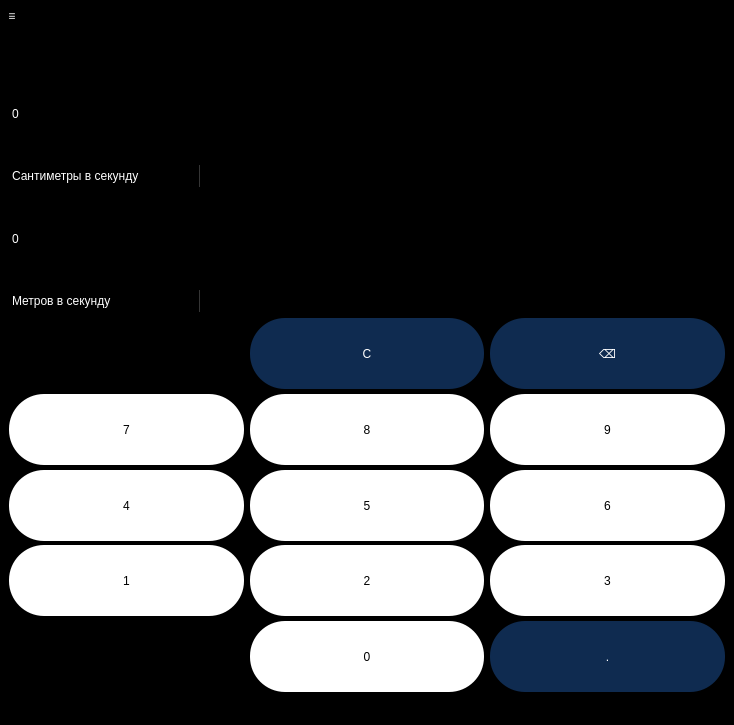
<?xml version="1.0" encoding="UTF-8"?>
<ui version="4.0">
 <class>MainWindow</class>
 <widget class="QMainWindow" name="MainWindow">
  <property name="geometry">
   <rect>
    <x>0</x>
    <y>0</y>
    <width>734</width>
    <height>725</height>
   </rect>
  </property>
  <property name="minimumSize">
   <size>
    <width>734</width>
    <height>725</height>
   </size>
  </property>
  <property name="maximumSize">
   <size>
    <width>734</width>
    <height>725</height>
   </size>
  </property>
  <property name="windowTitle">
   <string>MainWindow</string>
  </property>
  <property name="styleSheet">
   <string notr="true">background-color: rgb(0, 0, 0);
color: rgb(255, 255, 255);
selection-background-color: rgb(140, 140, 140);

</string>
  </property>
  <widget class="QWidget" name="centralwidget">
   <property name="minimumSize">
    <size>
     <width>734</width>
     <height>666</height>
    </size>
   </property>
   <property name="maximumSize">
    <size>
     <width>734</width>
     <height>666</height>
    </size>
   </property>
   <layout class="QVBoxLayout" name="verticalLayout">
    <item>
     <layout class="QVBoxLayout" name="verticalLayout_3">
      <item>
       <widget class="QLabel" name="resol">
        <property name="minimumSize">
         <size>
          <width>518</width>
          <height>20</height>
         </size>
        </property>
        <property name="maximumSize">
         <size>
          <width>518</width>
          <height>20</height>
         </size>
        </property>
        <property name="styleSheet">
         <string notr="true">background-color: rgb(0, 0, 0);
color: rgb(0, 0, 0);</string>
        </property>
        <property name="text">
         <string>TextLabel</string>
        </property>
       </widget>
      </item>
      <item>
       <widget class="QLineEdit" name="ans_space">
        <property name="enabled">
         <bool>false</bool>
        </property>
        <property name="minimumSize">
         <size>
          <width>0</width>
          <height>91</height>
         </size>
        </property>
        <property name="maximumSize">
         <size>
          <width>291</width>
          <height>91</height>
         </size>
        </property>
        <property name="styleSheet">
         <string notr="true">QLineEdit{
border: 1px solid black;
color: rgb(255, 255, 255);
	font: 75 65pt &quot;Yu Gothic UI Semibold&quot;;
}</string>
        </property>
        <property name="text">
         <string>0</string>
        </property>
       </widget>
      </item>
      <item>
       <widget class="QComboBox" name="comboBox_3">
        <property name="minimumSize">
         <size>
          <width>117</width>
          <height>22</height>
         </size>
        </property>
        <property name="maximumSize">
         <size>
          <width>191</width>
          <height>22</height>
         </size>
        </property>
        <property name="styleSheet">
         <string notr="true">QComboBox {
    border-radius: 3px;
    padding: 1px 18px 1px 3px;
	font: 75 10pt &quot;MS Shell Dlg 2&quot;;
    min-width: 6em;
}
QComboBox:editable {
    background: black;    /*white; red*/
}
QComboBox:!editable, QComboBox::drop-down:editable {
     background: qlineargradient(x1: 0, y1: 0, x2: 0, y2: 1,
                                 stop: 0 #000000, stop: 0.4 #000000,
                                 stop: 0.5 #000000, stop: 1.0 #000000);
}
/* QComboBox получает состояние `on`, когда всплывающее окно открыто  */
QComboBox:!editable:on, QComboBox::drop-down:editable:on {
    background: qlineargradient(x1: 0, y1: 0, x2: 0, y2: 1,
                                stop: 0 #000000, stop: 0.4 #000000,
                                stop: 0.5 #000000, stop: 1.0 #000000);
}
QComboBox:on { /* сдвиньте текст, когда всплывающее окно откроется */
    padding-top: 3px;
    padding-left: 4px;
}
QComboBox::drop-down {
    subcontrol-origin: padding;
    subcontrol-position: top right;
    width: 0px;
    border-left-width: 1px;
    border-left-color: #353535;
    border-left-style: solid;          /* просто одна строка */
    border-top-right-radius: 3px;      /* тот же радиус, что и QComboBox */
    border-bottom-right-radius: 3px;
}

QComboBox QAbstractItemView {
    border: 12px solid darkgray;
    selection-background-color: #353535;
}
QComboBox QListView {
    border: none;
}</string>
        </property>
        <item>
         <property name="text">
          <string>Сантиметры в секунду</string>
         </property>
        </item>
        <item>
         <property name="text">
          <string>Метров в секунду</string>
         </property>
        </item>
        <item>
         <property name="text">
          <string>Километров в час</string>
         </property>
        </item>
       </widget>
      </item>
      <item>
       <widget class="QLineEdit" name="ans_space2">
        <property name="enabled">
         <bool>false</bool>
        </property>
        <property name="minimumSize">
         <size>
          <width>0</width>
          <height>91</height>
         </size>
        </property>
        <property name="maximumSize">
         <size>
          <width>291</width>
          <height>91</height>
         </size>
        </property>
        <property name="styleSheet">
         <string notr="true">QLineEdit{
border: 1px solid black;
color: rgb(255, 255, 255);
	font: 75 65pt &quot;Yu Gothic UI Semibold&quot;;
}</string>
        </property>
        <property name="text">
         <string>0</string>
        </property>
       </widget>
      </item>
      <item>
       <widget class="QComboBox" name="comboBox_4">
        <property name="minimumSize">
         <size>
          <width>117</width>
          <height>22</height>
         </size>
        </property>
        <property name="maximumSize">
         <size>
          <width>191</width>
          <height>22</height>
         </size>
        </property>
        <property name="styleSheet">
         <string notr="true">QComboBox {
    border-radius: 3px;
    padding: 1px 18px 1px 3px;
	font: 75 10pt &quot;MS Shell Dlg 2&quot;;
    min-width: 6em;
}
QComboBox:editable {
    background: black;    /*white; red*/
}
QComboBox:!editable, QComboBox::drop-down:editable {
     background: qlineargradient(x1: 0, y1: 0, x2: 0, y2: 1,
                                 stop: 0 #000000, stop: 0.4 #000000,
                                 stop: 0.5 #000000, stop: 1.0 #000000);
}
/* QComboBox получает состояние `on`, когда всплывающее окно открыто  */
QComboBox:!editable:on, QComboBox::drop-down:editable:on {
    background: qlineargradient(x1: 0, y1: 0, x2: 0, y2: 1,
                                stop: 0 #000000, stop: 0.4 #000000,
                                stop: 0.5 #000000, stop: 1.0 #000000);
}
QComboBox:on { /* сдвиньте текст, когда всплывающее окно откроется */
    padding-top: 3px;
    padding-left: 4px;
}
QComboBox::drop-down {
    subcontrol-origin: padding;
    subcontrol-position: top right;
    width: 0px;
    border-left-width: 1px;
    border-left-color: #353535;
    border-left-style: solid;          /* просто одна строка */
    border-top-right-radius: 3px;      /* тот же радиус, что и QComboBox */
    border-bottom-right-radius: 3px;
}

QComboBox QAbstractItemView {
    border: 12px solid darkgray;
    selection-background-color: #353535;
}
QComboBox QListView {
    border: none;
}</string>
        </property>
        <item>
         <property name="text">
          <string>Метров в секунду</string>
         </property>
        </item>
        <item>
         <property name="text">
          <string>Сантиметры в секунду</string>
         </property>
        </item>
        <item>
         <property name="text">
          <string>Километров в час</string>
         </property>
        </item>
       </widget>
      </item>
      <item>
       <layout class="QGridLayout" name="gridLayout_2">
        <item row="1" column="1">
         <widget class="QPushButton" name="clear_btn_24">
          <property name="minimumSize">
           <size>
            <width>71</width>
            <height>71</height>
           </size>
          </property>
          <property name="styleSheet">
           <string notr="true">QPushButton{
font: 75 15pt &quot;MS Shell Dlg 2&quot;;
background-color: #ffffff;
color: black;
	border: 0px;
    border-radius: 35px;
    border-style: outset;
}
QPushButton:pressed{
background-color: #ebebeb;
}</string>
          </property>
          <property name="text">
           <string>8</string>
          </property>
          <attribute name="buttonGroup">
           <string notr="true">numsButtonsGroup</string>
          </attribute>
         </widget>
        </item>
        <item row="0" column="1">
         <widget class="QPushButton" name="clear_btn">
          <property name="minimumSize">
           <size>
            <width>71</width>
            <height>71</height>
           </size>
          </property>
          <property name="styleSheet">
           <string notr="true">QPushButton{
font: 15pt &quot;MS Shell Dlg 2&quot;;
background-color: #0f2b50;
	border: 0px;
    border-radius: 35px;
    border-style: outset;
	color: rgb(255, 255, 255);
}
QPushButton:pressed{
background-color: #5d5d5d;
}</string>
          </property>
          <property name="text">
           <string>С</string>
          </property>
         </widget>
        </item>
        <item row="2" column="2">
         <widget class="QPushButton" name="clear_btn_23">
          <property name="minimumSize">
           <size>
            <width>71</width>
            <height>71</height>
           </size>
          </property>
          <property name="styleSheet">
           <string notr="true">QPushButton{
font: 75 15pt &quot;MS Shell Dlg 2&quot;;
background-color: #ffffff;
color: black;
	border: 0px;
    border-radius: 35px;
    border-style: outset;
}
QPushButton:pressed{
background-color: #ebebeb;
}</string>
          </property>
          <property name="text">
           <string>6</string>
          </property>
          <attribute name="buttonGroup">
           <string notr="true">numsButtonsGroup</string>
          </attribute>
         </widget>
        </item>
        <item row="1" column="0">
         <widget class="QPushButton" name="clear_btn_20">
          <property name="minimumSize">
           <size>
            <width>71</width>
            <height>71</height>
           </size>
          </property>
          <property name="styleSheet">
           <string notr="true">QPushButton{
font: 75 15pt &quot;MS Shell Dlg 2&quot;;
background-color: #ffffff;
color: black;
	border: 0px;
    border-radius: 35px;
    border-style: outset;
}
QPushButton:pressed{
background-color: #ebebeb;
}</string>
          </property>
          <property name="text">
           <string>7</string>
          </property>
          <attribute name="buttonGroup">
           <string notr="true">numsButtonsGroup</string>
          </attribute>
         </widget>
        </item>
        <item row="4" column="2">
         <widget class="QPushButton" name="dot_btn">
          <property name="minimumSize">
           <size>
            <width>71</width>
            <height>71</height>
           </size>
          </property>
          <property name="styleSheet">
           <string notr="true">QPushButton{
font: 15pt &quot;MS Shell Dlg 2&quot;;
background-color: #0f2b50;
	border: 0px;
    border-radius: 35px;
    border-style: outset;
	color: rgb(255, 255, 255);
}
QPushButton:pressed{
background-color: #5d5d5d;
}</string>
          </property>
          <property name="text">
           <string>.</string>
          </property>
         </widget>
        </item>
        <item row="0" column="2">
         <widget class="QPushButton" name="del_btn">
          <property name="minimumSize">
           <size>
            <width>71</width>
            <height>71</height>
           </size>
          </property>
          <property name="styleSheet">
           <string notr="true">QPushButton{
font: 15pt &quot;MS Shell Dlg 2&quot;;
background-color: #0f2b50;
	border: 0px;
    border-radius: 35px;
    border-style: outset;
	color: rgb(255, 255, 255);
}
QPushButton:pressed{
background-color: #5d5d5d;
}</string>
          </property>
          <property name="text">
           <string>⌫</string>
          </property>
         </widget>
        </item>
        <item row="4" column="1">
         <widget class="QPushButton" name="clear_btn_25">
          <property name="minimumSize">
           <size>
            <width>71</width>
            <height>71</height>
           </size>
          </property>
          <property name="styleSheet">
           <string notr="true">QPushButton{
font: 75 15pt &quot;MS Shell Dlg 2&quot;;
background-color: #ffffff;
color: black;
	border: 0px;
    border-radius: 35px;
    border-style: outset;
}
QPushButton:pressed{
background-color: #ebebeb;
}</string>
          </property>
          <property name="text">
           <string>0</string>
          </property>
          <attribute name="buttonGroup">
           <string notr="true">numsButtonsGroup</string>
          </attribute>
         </widget>
        </item>
        <item row="2" column="1">
         <widget class="QPushButton" name="clear_btn_17">
          <property name="minimumSize">
           <size>
            <width>71</width>
            <height>71</height>
           </size>
          </property>
          <property name="styleSheet">
           <string notr="true">QPushButton{
font: 75 15pt &quot;MS Shell Dlg 2&quot;;
background-color: #ffffff;
color: black;
	border: 0px;
    border-radius: 35px;
    border-style: outset;
}
QPushButton:pressed{
background-color: #ebebeb;
}</string>
          </property>
          <property name="text">
           <string>5</string>
          </property>
          <attribute name="buttonGroup">
           <string notr="true">numsButtonsGroup</string>
          </attribute>
         </widget>
        </item>
        <item row="1" column="2">
         <widget class="QPushButton" name="clear_btn_22">
          <property name="minimumSize">
           <size>
            <width>71</width>
            <height>71</height>
           </size>
          </property>
          <property name="styleSheet">
           <string notr="true">QPushButton{
font: 75 15pt &quot;MS Shell Dlg 2&quot;;
background-color: #ffffff;
color: black;
	border: 0px;
    border-radius: 35px;
    border-style: outset;
}
QPushButton:pressed{
background-color: #ebebeb;
}</string>
          </property>
          <property name="text">
           <string>9</string>
          </property>
          <attribute name="buttonGroup">
           <string notr="true">numsButtonsGroup</string>
          </attribute>
         </widget>
        </item>
        <item row="2" column="0">
         <widget class="QPushButton" name="clear_btn_28">
          <property name="minimumSize">
           <size>
            <width>71</width>
            <height>71</height>
           </size>
          </property>
          <property name="styleSheet">
           <string notr="true">QPushButton{
font: 75 15pt &quot;MS Shell Dlg 2&quot;;
background-color: #ffffff;
color: black;
	border: 0px;
    border-radius: 35px;
    border-style: outset;
}
QPushButton:pressed{
background-color: #ebebeb;
}</string>
          </property>
          <property name="text">
           <string>4</string>
          </property>
          <attribute name="buttonGroup">
           <string notr="true">numsButtonsGroup</string>
          </attribute>
         </widget>
        </item>
        <item row="3" column="1">
         <widget class="QPushButton" name="clear_btn_26">
          <property name="minimumSize">
           <size>
            <width>71</width>
            <height>71</height>
           </size>
          </property>
          <property name="styleSheet">
           <string notr="true">QPushButton{
font: 75 15pt &quot;MS Shell Dlg 2&quot;;
background-color: #ffffff;
color: black;
	border: 0px;
    border-radius: 35px;
    border-style: outset;
}
QPushButton:pressed{
background-color: #ebebeb;
}</string>
          </property>
          <property name="text">
           <string>2</string>
          </property>
          <attribute name="buttonGroup">
           <string notr="true">numsButtonsGroup</string>
          </attribute>
         </widget>
        </item>
        <item row="3" column="0">
         <widget class="QPushButton" name="clear_btn_27">
          <property name="minimumSize">
           <size>
            <width>71</width>
            <height>71</height>
           </size>
          </property>
          <property name="styleSheet">
           <string notr="true">QPushButton{
font: 75 15pt &quot;MS Shell Dlg 2&quot;;
background-color: #ffffff;
color: black;
	border: 0px;
    border-radius: 35px;
    border-style: outset;
}
QPushButton:pressed{
background-color: #ebebeb;
}</string>
          </property>
          <property name="text">
           <string>1</string>
          </property>
          <attribute name="buttonGroup">
           <string notr="true">numsButtonsGroup</string>
          </attribute>
         </widget>
        </item>
        <item row="3" column="2">
         <widget class="QPushButton" name="clear_btn_29">
          <property name="minimumSize">
           <size>
            <width>71</width>
            <height>71</height>
           </size>
          </property>
          <property name="styleSheet">
           <string notr="true">QPushButton{
font: 75 15pt &quot;MS Shell Dlg 2&quot;;
background-color: #ffffff;
color: black;
	border: 0px;
    border-radius: 35px;
    border-style: outset;
}
QPushButton:pressed{
background-color: #ebebeb;
}</string>
          </property>
          <property name="text">
           <string>3</string>
          </property>
          <attribute name="buttonGroup">
           <string notr="true">numsButtonsGroup</string>
          </attribute>
         </widget>
        </item>
       </layout>
      </item>
     </layout>
    </item>
   </layout>
  </widget>
  <widget class="QMenuBar" name="menubar">
   <property name="geometry">
    <rect>
     <x>0</x>
     <y>0</y>
     <width>734</width>
     <height>36</height>
    </rect>
   </property>
   <widget class="QMenu" name="menu">
    <property name="title">
     <string>≡
</string>
    </property>
    <addaction name="Simple"/>
    <addaction name="Engineering"/>
    <addaction name="Function_graphs"/>
    <addaction name="separator"/>
    <addaction name="Currency"/>
    <addaction name="Volume"/>
    <addaction name="Length"/>
    <addaction name="Temperature"/>
    <addaction name="Speed"/>
    <addaction name="Corner"/>
   </widget>
   <addaction name="menu"/>
  </widget>
  <widget class="QStatusBar" name="statusbar"/>
  <action name="Simple">
   <property name="text">
    <string>Simple</string>
   </property>
  </action>
  <action name="Engineering">
   <property name="text">
    <string>Engineering</string>
   </property>
  </action>
  <action name="Function_graphs">
   <property name="text">
    <string>Function graphs</string>
   </property>
  </action>
  <action name="Currency">
   <property name="text">
    <string>Currency</string>
   </property>
  </action>
  <action name="Volume">
   <property name="text">
    <string>Volume</string>
   </property>
  </action>
  <action name="Length">
   <property name="text">
    <string>Length</string>
   </property>
  </action>
  <action name="Temperature">
   <property name="text">
    <string>Temperature</string>
   </property>
  </action>
  <action name="Speed">
   <property name="text">
    <string>Speed</string>
   </property>
  </action>
  <action name="Corner">
   <property name="text">
    <string>Corner</string>
   </property>
  </action>
 </widget>
 <resources/>
 <connections/>
 <buttongroups>
  <buttongroup name="numsButtonsGroup"/>
 </buttongroups>
</ui>
